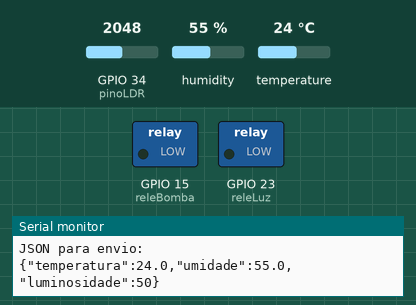
Simulated run of this sketch. Board: ESP32. Parts: switched loads named in the sketch (green lamp = pin HIGH), the last lines printed to the serial monitor. The inputs (shaded band) are chosen by the test bench; at power-on: GPIO 34 (pinoLDR) = 2048, humidity 55 %, temperature 24 °C.

Above: at 9.8 s.
9.9 s: GPIO 34 (pinoLDR) set to 1694
17.9 s: GPIO 34 (pinoLDR) set to 1608
At 23.5 s:
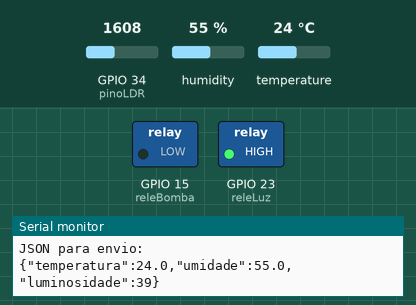
25.9 s: GPIO 34 (pinoLDR) set to 2047
At 30.4 s:
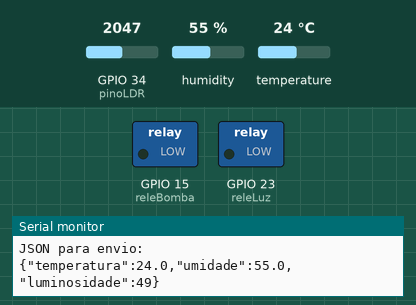
33.9 s: GPIO 34 (pinoLDR) set to 1228
At 38.5 s:
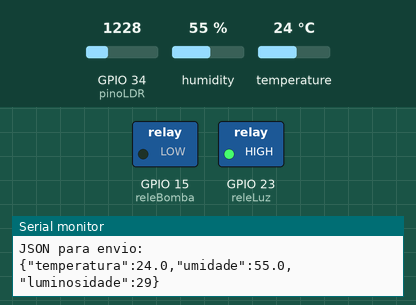
Timing chart, 0 to 40.0 s (numbered marks = the images above; inputs shaded):
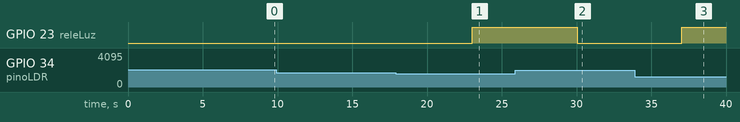

The sketch:

stormtrack_ESP32.ino
```cpp
#include <DHT.h>
//#include <WiFi.h>
//#include <HTTPClient.h>

// const char* ssid = "SSI";
// const char* password = "1234567890";
// const char* serverName = "http://192.168.15.3:1880/entrada";

#define DHTPIN 4
#define DHTTYPE DHT22
DHT dht(DHTPIN, DHTTYPE);

#define releLuz 23
#define releBomba 15
#define pinoLDR 34

void setup() {
  Serial.begin(115200);
  dht.begin();

  pinMode(releLuz, OUTPUT);
  pinMode(releBomba, OUTPUT);
  digitalWrite(releLuz, LOW);
  digitalWrite(releBomba, LOW);

  //WiFi.begin(ssid, password);
  //while (WiFi.status() != WL_CONNECTED) {
  //  delay(1000);
  //  Serial.println("Conectando ao Wi-Fi...");
  //}
  //Serial.println("Wi-Fi conectado");
}

void loop() {
  delay(2000); // Aguarda o sensor estabilizar

  float temperatura = dht.readTemperature();
  float umidade = dht.readHumidity();
  int valorLDR = analogRead(pinoLDR);
  int luminosidade = map(valorLDR, 0, 4095, 0, 100);

  if (luminosidade < 40) {
    digitalWrite(releLuz, HIGH);
  } else {
    digitalWrite(releLuz, LOW);
  }

  if (temperatura > 30 && umidade < 40) {
    digitalWrite(releBomba, HIGH);
  } else {
    digitalWrite(releBomba, LOW);
  }

  Serial.print("Temp: "); Serial.print(temperatura);
  Serial.print(" C | Umid: "); Serial.print(umidade);
  Serial.print(" % | Luz: "); Serial.print(luminosidade);
  Serial.println(" %");

  String json = "{";
  json += "\"temperatura\":" + String(temperatura, 1) + ",";
  json += "\"umidade\":" + String(umidade, 1) + ",";
  json += "\"luminosidade\":" + String(luminosidade);
  json += "}";

  Serial.println("JSON para envio:");
  Serial.println(json);

  //if (WiFi.status() == WL_CONNECTED) {
  //  HTTPClient http;
  //  http.begin(serverName);
  //  http.addHeader("Content-Type", "application/json");

  //  int httpResponseCode = http.POST(json);
  //  Serial.print("HTTP Response: ");
  //  Serial.println(httpResponseCode);
  //  http.end();
  //} else {
  //  Serial.println("Wi-Fi desconectado");
  //}

  delay(5000);
}
```

Measured:
- the behaviour switches between 1638 and 1637 on GPIO 34 (pinoLDR) (found by bisection; images 0 and 1)
- after the input at 17.9 s, GPIO 23 (releLuz): LOW → HIGH after 5.1 s
- after the input at 25.9 s, GPIO 23 (releLuz): HIGH → LOW after 4.1 s
- after the input at 33.9 s, GPIO 23 (releLuz): LOW → HIGH after 3.2 s
